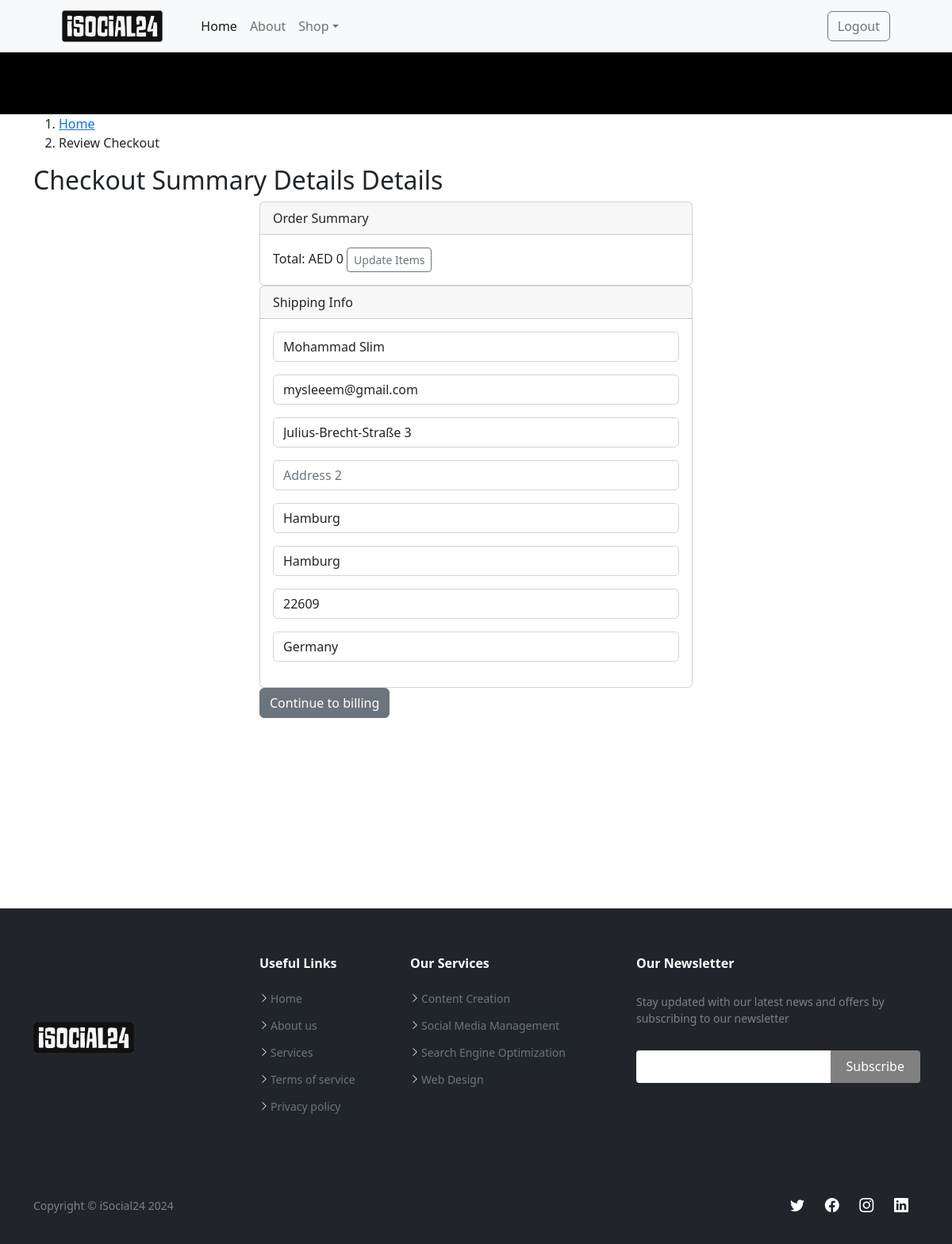
The app's page /payment/checkout (signed in) with its own data.
### payment/models.py (models this page shows, shortened)
class ShippingAddress(models.Model):
    user = models.ForeignKey(User, on_delete=models.CASCADE, null=True, blank=True)
    shipping_full_name = models.CharField(max_length=255)
    shipping_email = models.CharField(max_length=255)
    shipping_address1 = models.CharField(max_length=255)
    shipping_address2 = models.CharField(max_length=255)
    shipping_city = models.CharField(max_length=255)
    shipping_state = models.CharField(max_length=255, null=True, blank=True)
    shipping_zipcode = models.CharField(max_length=255, null=True, blank=True)
    shipping_country = models.CharField(max_length=255)
    class Meta:
        verbose_name_plural = "Shipping Address"

### payment/views.py (the view)
# urls.py: path('checkout', views.checkout, name='checkout'),
def checkout(request):
    cart = Cart(request)
    cart_products = cart.get_prods
    totals = cart.cart_total()
    if request.user.is_authenticated:
        shipping_user = ShippingAddress.objects.get(user__id=request.user.id)
        shipping_form = ShippingForm(request.POST or None, instance=shipping_user)
        return render(request, "payment/checkout.html", {"cart_products": cart_products, "totals": totals, "shipping_form":shipping_form })
    else:
        shipping_form = ShippingForm(request.POST or None)
        return render(request, "payment/checkout.html", {"cart_products": cart_products, "totals": totals, "shipping_form":shipping_form })

### cart/cart.py (called while the page is built)
    def get_prods(self):
        product_ids = self.cart.keys()
        products = Product.objects.filter(id__in=product_ids)
        return products

    def cart_total (self):
        product_ids = self.cart.keys()
        products = Product.objects.filter(id__in=product_ids)
        quantities = self.cart
        total = 0
        for key, value in quantities.items():
            key = int(key)
            for product in products:
                if product.id == key:
                    total = total + (product.price)
        return total

### cart/context_processors.py (called while the page is built)
def cart(request):
    return {'cart': Cart(request)}

### payment/templates/payment/checkout.html (shortened to what this page needs)
{% extends 'base.html' %}
{% load static %}
{% block content %}
<div id="product_slide" class="product_slide" style="background: black;">
    <br/><br/><br/><br/><br/><br/>
</div>
<main id="main">
    <section id="cart-cont-initial" class="cart-cont-initial">
      <div class="container">
        <ol>
          <li><a href="{% url 'home' %}">Home</a></li>
          <li>Review Checkout</li>
        </ol>
        <h2>Checkout Summary Details Details</h2>
      </div>
    </section>
   <section>
    <div class="container">
        <div class="row">
            <div class="col-md-6 offset-md-3">
                <div class="card">
                    <div class="card-header">
                      Order Summary
                    </div>
                    <div class="card-body">
                      Total: AED {{ totals }}
                      <a href="{% url 'cart_summary' %}" class="btn btn-sm btn-outline-secondary">Update Items</a>
                    </div>
                  </div>
                  <div class="card">
                    <div class="card-header">
                      Shipping Info
                    </div>
                    <div class="card-body">
                      <form method="POST" action="{%url 'billing_info' %}">
                        {{ shipping_form.as_p }}
                    </div>
                  </div>
                  <button type="submit" class="btn btn-secondary">Continue to billing</button>
            </div>
        </div>
    </div>
   </section>
  <br/><br/><br/><br/><br/><br/><br/><br/><br/><br/>
  </main>
  {% endblock %}

### records on screen
ShippingAddress: shipping_full_name "Mohammad Slim", shipping_email "mysleeem@gmail.com", shipping_address1 "Julius-Brecht-Straße 3", shipping_city "Hamburg", shipping_state "Hamburg", shipping_zipcode "22609", shipping_country "Germany"

### other values on screen
{{ totals }} "0"
